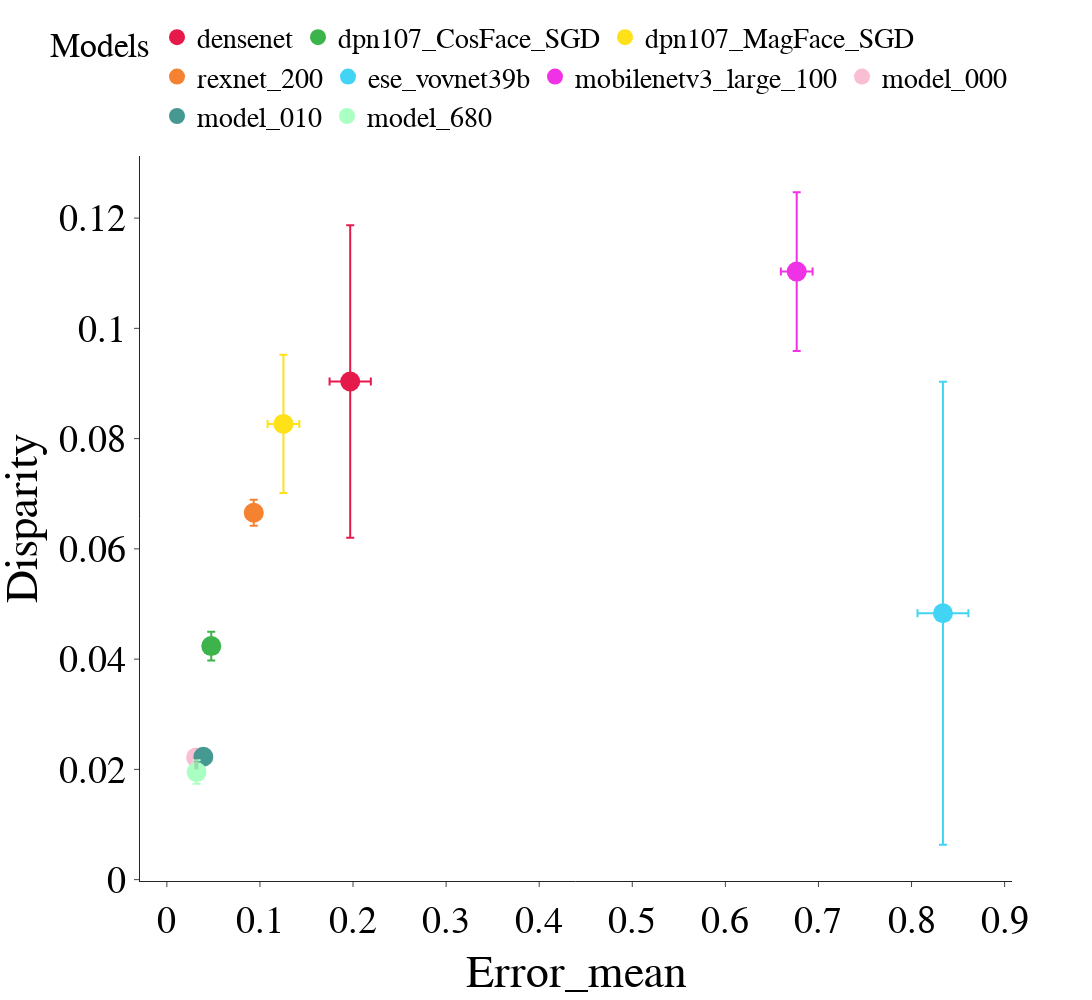

Source (notebook cell):
### Code cell
plot_figure("Disparity", "","",celeba_val_phase2)

### Figure 1 — Plotly figure (JSON) as saved in the notebook; plotly's stock layout.template omitted (floating-point values rounded to 4 significant figures)
{"data": [{"error_x": {"array": [0.02217]}, "error_y": {"array": [0.02834]}, "hovertemplate": "Model name=densenet<br>Error_mean=%{x}<br>Disparity_mean=%{y}<extra></extra>", "legendgroup": "densenet", "marker": {"color": "#e6194B", "size": 20, "symbol": "circle"}, "mode": "markers", "name": "densenet", "orientation": "v", "showlegend": true, "type": "scatter", "x": [0.197], "xaxis": "x", "y": [0.09036], "yaxis": "y"}, {"error_x": {"array": [0.002739]}, "error_y": {"array": [0.002598]}, "hovertemplate": "Model name=dpn107_CosFace_SGD<br>Error_mean=%{x}<br>Disparity_mean=%{y}<extra></extra>", "legendgroup": "dpn107_CosFace_SGD", "marker": {"color": "#3cb44b", "size": 20, "symbol": "circle"}, "mode": "markers", "name": "dpn107_CosFace_SGD", "orientation": "v", "showlegend": true, "type": "scatter", "x": [0.0477], "xaxis": "x", "y": [0.04237], "yaxis": "y"}, {"error_x": {"array": [0.01708]}, "error_y": {"array": [0.01253]}, "hovertemplate": "Model name=dpn107_MagFace_SGD<br>Error_mean=%{x}<br>Disparity_mean=%{y}<extra></extra>", "legendgroup": "dpn107_MagFace_SGD", "marker": {"color": "#ffe119", "size": 20, "symbol": "circle"}, "mode": "markers", "name": "dpn107_MagFace_SGD", "orientation": "v", "showlegend": true, "type": "scatter", "x": [0.1252], "xaxis": "x", "y": [0.08267], "yaxis": "y"}, {"error_x": {"array": [0.002276]}, "error_y": {"array": [0.002353]}, "hovertemplate": "Model name=rexnet_200<br>Error_mean=%{x}<br>Disparity_mean=%{y}<extra></extra>", "legendgroup": "rexnet_200", "marker": {"color": "#f58231", "size": 20, "symbol": "circle"}, "mode": "markers", "name": "rexnet_200", "orientation": "v", "showlegend": true, "type": "scatter", "x": [0.09336], "xaxis": "x", "y": [0.06656], "yaxis": "y"}, {"error_x": {"array": [0.02734]}, "error_y": {"array": [0.042]}, "hovertemplate": "Model name=ese_vovnet39b<br>Error_mean=%{x}<br>Disparity_mean=%{y}<extra></extra>", "legendgroup": "ese_vovnet39b", "marker": {"color": "#42d4f4", "size": 20, "symbol": "circle"}, "mode": "markers", "name": "ese_vovnet39b", "orientation": "v", "showlegend": true, "type": "scatter", "x": [0.8337], "xaxis": "x", "y": [0.04832], "yaxis": "y"}, {"error_x": {"array": [0.01705]}, "error_y": {"array": [0.01439]}, "hovertemplate": "Model name=mobilenetv3_large_100<br>Error_mean=%{x}<br>Disparity_mean=%{y}<extra></extra>", "legendgroup": "mobilenetv3_large_100", "marker": {"color": "#f032e6", "size": 20, "symbol": "circle"}, "mode": "markers", "name": "mobilenetv3_large_100", "orientation": "v", "showlegend": true, "type": "scatter", "x": [0.6766], "xaxis": "x", "y": [0.1103], "yaxis": "y"}, {"error_x": {"array": [0.0002163]}, "error_y": {"array": [0.0004944]}, "hovertemplate": "Model name=model_000<br>Error_mean=%{x}<br>Disparity_mean=%{y}<extra></extra>", "legendgroup": "model_000", "marker": {"color": "#fabed4", "size": 20, "symbol": "circle"}, "mode": "markers", "name": "model_000", "orientation": "v", "showlegend": true, "type": "scatter", "x": [0.03141], "xaxis": "x", "y": [0.02216], "yaxis": "y"}, {"error_x": {"array": [0.0002292]}, "error_y": {"array": [0.001022]}, "hovertemplate": "Model name=model_010<br>Error_mean=%{x}<br>Disparity_mean=%{y}<extra></extra>", "legendgroup": "model_010", "marker": {"color": "#469990", "size": 20, "symbol": "circle"}, "mode": "markers", "name": "model_010", "orientation": "v", "showlegend": true, "type": "scatter", "x": [0.03921], "xaxis": "x", "y": [0.0223], "yaxis": "y"}, {"error_x": {"array": [0.001216]}, "error_y": {"array": [0.002122]}, "hovertemplate": "Model name=model_680<br>Error_mean=%{x}<br>Disparity_mean=%{y}<extra></extra>", "legendgroup": "model_680", "marker": {"color": "#aaffc3", "size": 20, "symbol": "circle"}, "mode": "markers", "name": "model_680", "orientation": "v", "showlegend": true, "type": "scatter", "x": [0.03192], "xaxis": "x", "y": [0.01951], "yaxis": "y"}], "layout": {"font": {"color": "Black", "family": "Times New Roman", "size": 38}, "height": 1000, "legend": {"font": {"color": "Black", "family": "Times New Roman", "size": 28}, "orientation": "h", "title": {"text": "Models"}, "tracegroupgap": 0, "x": 1, "xanchor": "right", "y": 1.02, "yanchor": "bottom"}, "margin": {"t": 60}, "shapes": [{"line": {"color": "gray", "dash": "dash", "width": 4}, "type": "line", "x0": 0.03141, "x1": 0.03192, "xref": "x", "y0": 0.02216, "y1": 0.01951, "yref": "y"}], "width": 1200, "xaxis": {"anchor": "y", "domain": [0, 1], "title": {"text": "Error_mean"}}, "yaxis": {"anchor": "x", "domain": [0, 1], "title": {"text": "Disparity"}}}}
